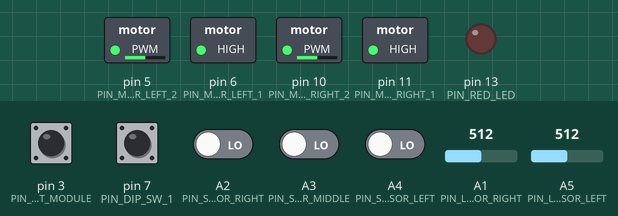
Recording of a sketch running on a simulated Arduino Uno, built with avr-gcc and run on an emulated ATmega328P. On the bench: switched loads named in the sketch (green lamp = pin HIGH), output pins drawn as LEDs (lit = HIGH). The test bench sets the inputs (shaded band); at power-on: pin 3 (PIN_START_MODULE) HIGH, A2 (PIN_SENSOR_RIGHT), A3 (PIN_SENSOR_MIDDLE), A4 (PIN_SENSOR_LEFT), pin 7 (PIN_DIP_SW_1) LOW, A1 (PIN_LINE_SENSOR_RIGHT) = 512, A5 (PIN_LINE_SENSOR_LEFT) = 512. At 6.3 s the program stops and its outputs stay as they are.

Above: at 1.2 s.
1.3 s: A1 (PIN_LINE_SENSOR_RIGHT) set to 213
2.8 s: A1 (PIN_LINE_SENSOR_RIGHT) set to 187
At 3.9 s:
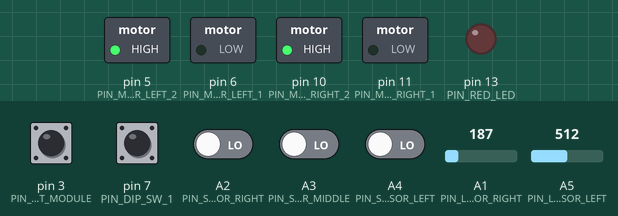
4.7 s: A1 (PIN_LINE_SENSOR_RIGHT) set to 265
At 4.79 s:
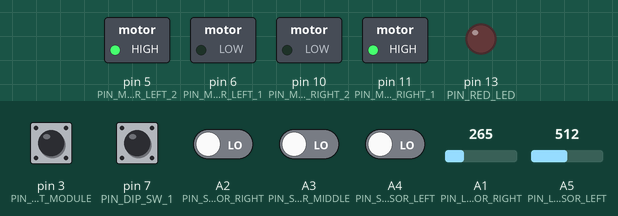
6.3 s: pin 3 (PIN_START_MODULE) pulled LOW for 0.15 s
At 7.5 s:
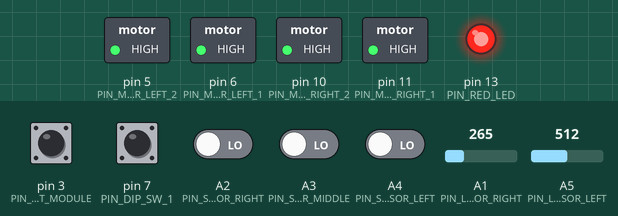
Timing chart, 0 to 7.8 s (numbered marks = the images above; inputs shaded):
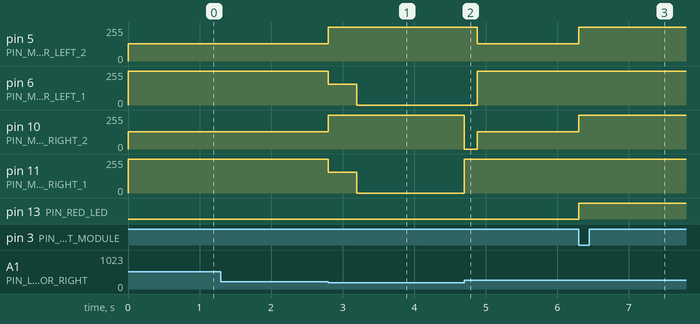

The sketch:

codigoMini.ino
```cpp
  // Pines de los motores
    // Modificar si el giro de motores no es el adecuado
#define PIN_MOTOR_LEFT_1        6
#define PIN_MOTOR_LEFT_2        5
#define PIN_MOTOR_RIGHT_1       11
#define PIN_MOTOR_RIGHT_2       10

  // Pines de los sensores
    // Modificar segun se soldo la placa
#define PIN_SENSOR_LEFT         A4
#define PIN_SENSOR_MIDDLE       A3
#define PIN_SENSOR_RIGHT        A2
#define PIN_LINE_SENSOR_LEFT    A5
#define PIN_LINE_SENSOR_RIGHT   A1

  //Valores de referencia para los sensores de línea
#define L_LINE_REF_VALUE 200
#define R_LINE_REF_VALUE 200

  // Pines de otros componentes
#define PIN_RED_LED             13
#define PIN_START_MODULE        3
#define PIN_BUZZER              4
#define PIN_DIP_SW_1            7
#define PIN_DIP_SW_2            8
#define PIN_DIP_SW_3            9

  // Variables
bool sensor_left = false;
bool sensor_middle = false;
bool sensor_right = false;
bool line_sensor_left = 0;
bool line_sensor_right = 0;

  //Otras variables
int start_module_status = 0;
bool sw1_status = false;

void setup() {
  //Pines de los sensores de oponente - ENTRADAS
  pinMode(PIN_SENSOR_LEFT,INPUT);
  pinMode(PIN_SENSOR_MIDDLE,INPUT);
  pinMode(PIN_SENSOR_RIGHT,INPUT);
  //Pines de los sensores de linea - ENTRADAS
  pinMode(PIN_LINE_SENSOR_LEFT,INPUT);
  pinMode(PIN_LINE_SENSOR_RIGHT,INPUT);
  //Pines de los drivers de motores - SALIDAS
  pinMode(PIN_MOTOR_LEFT_1, OUTPUT);
  pinMode(PIN_MOTOR_LEFT_2, OUTPUT);
  pinMode(PIN_MOTOR_RIGHT_1, OUTPUT);
  pinMode(PIN_MOTOR_RIGHT_2, OUTPUT);
  //Otros dispositivos
  pinMode(PIN_RED_LED,OUTPUT);
  pinMode(PIN_START_MODULE,INPUT);
  pinMode(PIN_DIP_SW_1,INPUT);

  attachInterrupt(digitalPinToInterrupt(PIN_START_MODULE), end_match, FALLING);    // Interrupción que usaremos para detener el robot (control SONY y módulo de arranque).

  while(start_module_status == 0){
    start_module_status = digitalRead(PIN_START_MODULE);
  }
}

void loop() {
  read_all_sensors();
  if(line_sensor_left or line_sensor_right){
      int reached_line_with_left = line_sensor_left;
      set_motors(-100,-100);
      delay(400);
      set_motors(-255,-255);
      while(line_sensor_left or line_sensor_right){
          read_all_sensors();
      }
      if(reached_line_with_left){
          set_motors(255,-255);
      }
      else{
          set_motors(-255,255);
      }
      delay(180);
  }

  else if(sensor_left == HIGH){
      set_motors(-255,255);
      delay(100);
  }
  else if(sensor_right == HIGH){
      set_motors(255,-255);
      delay(100);
  }
  else if(sensor_middle == HIGH) {
      set_motors(255,255);
  }
  else{
      sw1_status = digitalRead(PIN_DIP_SW_1);
      if (sw1_status == LOW){
          set_motors(127, 127);
      }
      else {
          stop_movement();
      }
  }

}

void read_all_sensors(){
    //Lectura de sensores de oponente.
    sensor_left = digitalRead(PIN_SENSOR_LEFT);
    sensor_middle = digitalRead(PIN_SENSOR_MIDDLE);
    sensor_right = digitalRead(PIN_SENSOR_RIGHT);

    //Lectura de sensor de linea izquierdo
    int temp_line_left = analogRead(PIN_LINE_SENSOR_LEFT);
    if (temp_line_left < L_LINE_REF_VALUE){
        line_sensor_left = 1;
    }
    else{
        line_sensor_left = 0;
    }

    //Lectura de sensor de linea derecho
    int temp_line_right = analogRead(PIN_LINE_SENSOR_RIGHT);
    if (temp_line_right < R_LINE_REF_VALUE){
        line_sensor_right = 1;
    }
    else{
        line_sensor_right = 0;
    }
}

void stop_movement(void){
    //Frenamos motor izquierdo
    digitalWrite(PIN_MOTOR_LEFT_1, HIGH);
    digitalWrite(PIN_MOTOR_LEFT_2, HIGH);
    //Frenamos motor derecho
    digitalWrite(PIN_MOTOR_RIGHT_1, HIGH);
    digitalWrite(PIN_MOTOR_RIGHT_2, HIGH);
}

void move_forward(unsigned int speed_val){
    if (speed_val > 255) speed_val = 255;
    //Motor Izquierdo
    analogWrite(PIN_MOTOR_LEFT_1, speed_val);
    digitalWrite(PIN_MOTOR_LEFT_2, LOW);
    //Motor Derecho
    analogWrite(PIN_MOTOR_RIGHT_1, speed_val);
    digitalWrite(PIN_MOTOR_RIGHT_2, LOW);
}

void move_backwards(unsigned int speed_val){
    if (speed_val > 255) speed_val = 255;
    //Motor Izquierdo
    analogWrite(PIN_MOTOR_LEFT_2, speed_val);
    digitalWrite(PIN_MOTOR_LEFT_1, LOW);
    //Motor Derecho
    analogWrite(PIN_MOTOR_RIGHT_2, speed_val);
    digitalWrite(PIN_MOTOR_RIGHT_1, LOW);
}

void set_motors(int16_t l_motor_value, int16_t r_motor_value){
    //-----Left Motor
    if(l_motor_value > 0){
        digitalWrite(PIN_MOTOR_LEFT_1, HIGH);
        analogWrite(PIN_MOTOR_LEFT_2, 255-l_motor_value);
    }
    else{
        digitalWrite(PIN_MOTOR_LEFT_2, HIGH);
        analogWrite(PIN_MOTOR_LEFT_1, 255+l_motor_value);
    }
    //-----Right Motor
    if(r_motor_value > 0){
        digitalWrite(PIN_MOTOR_RIGHT_1, HIGH);
        analogWrite(PIN_MOTOR_RIGHT_2, 255-r_motor_value);
    }
    else{
        digitalWrite(PIN_MOTOR_RIGHT_2, HIGH);
        analogWrite(PIN_MOTOR_RIGHT_1, 255+r_motor_value);
    }
}

void end_match(){
    stop_movement();
    while(1){
      digitalWrite(PIN_RED_LED,HIGH);
    }
}
```

Measured:
- the behaviour switches between 200 and 199 on A1 (PIN_LINE_SENSOR_RIGHT) (found by bisection; images 0 and 1)
- after the input at 1.3 s, every drawn part: stays the same
- after the input at 2.8 s, pin 5 (PIN_MOTOR_LEFT_2), pin 10 (PIN_MOTOR_RIGHT_2): 128/255 → 255/255 at once; pin 6 (PIN_MOTOR_LEFT_1), pin 11 (PIN_MOTOR_RIGHT_1): 255/255 → 155/255 at once, → 0/255 0.40 s later
- after the input at 4.7 s, pin 5 (PIN_MOTOR_LEFT_2): 255/255 → 128/255 after 0.18 s; pin 6 (PIN_MOTOR_LEFT_1): 0/255 → 255/255 after 0.18 s; pin 10 (PIN_MOTOR_RIGHT_2): 255/255 → 0/255 at once, → 128/255 0.18 s later; pin 11 (PIN_MOTOR_RIGHT_1): 0/255 → 255/255 at once
- after the input at 6.3 s, pin 5 (PIN_MOTOR_LEFT_2), pin 10 (PIN_MOTOR_RIGHT_2): 128/255 → 255/255 at once; pin 13 (PIN_RED_LED): LOW → HIGH at once
